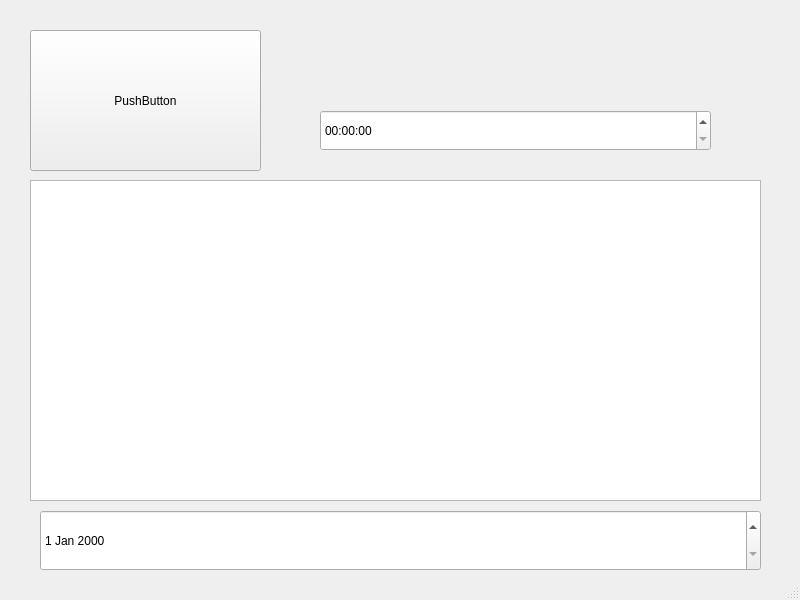
<?xml version="1.0" encoding="UTF-8"?>
<ui version="4.0">
 <class>MainWindow</class>
 <widget class="QMainWindow" name="MainWindow">
  <property name="geometry">
   <rect>
    <x>0</x>
    <y>0</y>
    <width>800</width>
    <height>600</height>
   </rect>
  </property>
  <property name="sizePolicy">
   <sizepolicy hsizetype="Fixed" vsizetype="Fixed">
    <horstretch>0</horstretch>
    <verstretch>0</verstretch>
   </sizepolicy>
  </property>
  <property name="minimumSize">
   <size>
    <width>800</width>
    <height>600</height>
   </size>
  </property>
  <property name="maximumSize">
   <size>
    <width>800</width>
    <height>600</height>
   </size>
  </property>
  <property name="windowTitle">
   <string>MainWindow</string>
  </property>
  <widget class="QWidget" name="centralwidget">
   <widget class="QPushButton" name="pushButton">
    <property name="geometry">
     <rect>
      <x>30</x>
      <y>30</y>
      <width>231</width>
      <height>141</height>
     </rect>
    </property>
    <property name="text">
     <string>PushButton</string>
    </property>
   </widget>
   <widget class="QPlainTextEdit" name="plainTextEdit">
    <property name="geometry">
     <rect>
      <x>30</x>
      <y>180</y>
      <width>731</width>
      <height>321</height>
     </rect>
    </property>
   </widget>
   <widget class="QDateEdit" name="dateEdit">
    <property name="geometry">
     <rect>
      <x>40</x>
      <y>510</y>
      <width>721</width>
      <height>61</height>
     </rect>
    </property>
   </widget>
   <widget class="QTimeEdit" name="timeEdit">
    <property name="geometry">
     <rect>
      <x>320</x>
      <y>110</y>
      <width>391</width>
      <height>41</height>
     </rect>
    </property>
   </widget>
  </widget>
  <widget class="QStatusBar" name="statusbar"/>
 </widget>
 <resources/>
 <connections>
  <connection>
   <sender>pushButton</sender>
   <signal>clicked()</signal>
   <receiver>plainTextEdit</receiver>
   <slot>clear()</slot>
   <hints>
    <hint type="sourcelabel">
     <x>456</x>
     <y>88</y>
    </hint>
    <hint type="destinationlabel">
     <x>399</x>
     <y>342</y>
    </hint>
   </hints>
  </connection>
 </connections>
</ui>
